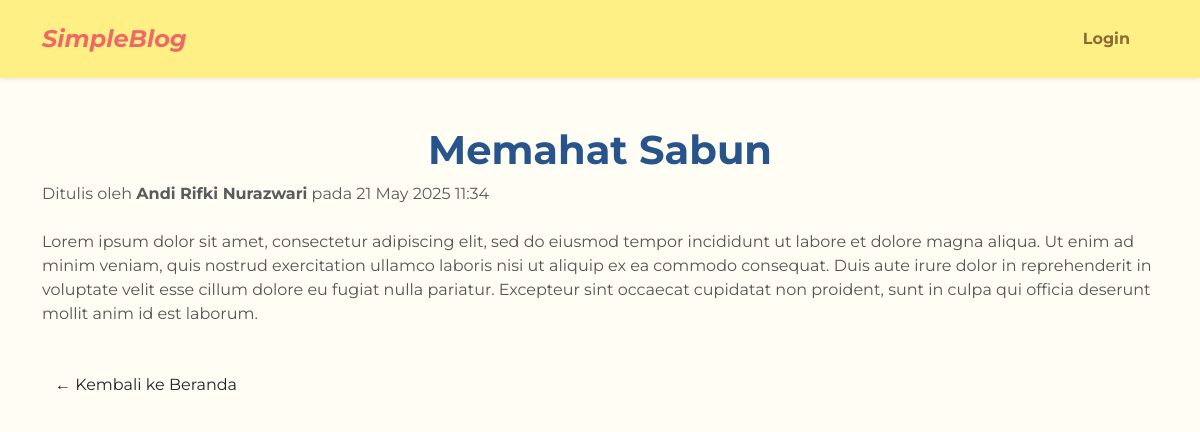
The app's page /post.php?id=9 with its own data.
### tables this page shows
CREATE TABLE `posts` (
  `id` int NOT NULL,
  `user_id` int DEFAULT NULL,
  `category_id` int DEFAULT NULL,
  `title` varchar(255) DEFAULT NULL,
  `content` text,
  `create_at` datetime NOT NULL
);

CREATE TABLE `users` (
  `id` int NOT NULL,
  `fullname` varchar(65) NOT NULL,
  `email` varchar(255) NOT NULL,
  `password` varchar(255) NOT NULL
);

### post.php (the view, shortened to what this page needs)
<?php
require 'config/connection.php';
$fullname = $_SESSION['fullname'] ?? null;
$id = $_GET['id'] ?? null;
$stmt = $connect->prepare("SELECT posts.*, users.fullname FROM posts JOIN users ON posts.user_id = users.id WHERE posts.id = ?");
$stmt->bind_param("i", $id);
$stmt->execute();
$result = $stmt->get_result();
$post = $result->fetch_assoc();
?>
<!DOCTYPE html>
<html>
<head>
  <link href="https://cdn.jsdelivr.net/npm/bootstrap@5.3.0/dist/css/bootstrap.min.css" rel="stylesheet">
  <link href="assets/style.css" rel="stylesheet">
</head>
<body>
<nav class="navbar navbar-expand-lg py-3 shadow-sm">
  <div class="container">
    <a class="navbar-brand fw-bold fs-4" href="beranda.php">SimpleBlog</a>
    <ul class="navbar-nav ms-auto d-flex align-items-center gap-3 mb-0">
      <?php if ($fullname): ?>
        <li class="nav-item">
          <a class="nav-link px-2" href="users/dashboard.php">Halo, <?= htmlspecialchars($fullname) ?></a>
        </li>
        <li class="nav-item">
          <a class="nav-link px-2" href="users/logout.php">Logout</a>
        </li>
      <?php else: ?>
        <li class="nav-item">
          <a class="nav-link px-2" href="users/login.php">Login</a>
        </li>
      <?php endif; ?>
    </ul>
  </div>
</nav>
<div class="container mt-5">
  <h1 class= "text-center fw-bold"><?= htmlspecialchars($post['title']) ?></h1>
  <p class="text-muted">
    Ditulis oleh <strong><?= htmlspecialchars($post['fullname']) ?></strong> pada <?= date('d M Y H:i', strtotime($post['create_at'])) ?>
  </p>
  <div class="mt-4">
    <p><?= nl2br(htmlspecialchars($post['content'])) ?></p>
  </div>
  <a href="beranda.php" class="btn mt-4">← Kembali ke Beranda</a>
</div>
</body>
</html>

### style.css (style rules this page uses)
body { background-color: #FFFDF4; font-family: 'Montserrat', sans-serif; color: #545454; }
.navbar { background-color: #FFF085; font-weight: 600; }
.navbar-brand { font-style: italic; color: #F16767 !important; }
.nav-link { color: #8d6b34 !important; font-weight: bold; margin-right: 20px; }
h1 { color:#27548A ; }

### records on screen
posts: title "Memahat Sabun", user.fullname "Andi Rifki Nurazwari", create_at "21 May 2025 11:34", content "Lorem ipsum dolor sit amet, consectetur adipiscing elit, sed do eiusmod tempor incididunt ut labore et dolore magna aliqua. Ut enim ad minim veniam, quis nostrud exercitation ullamco laboris nisi ut aliquip ex ea commodo consequat. Duis aute irure dolor in reprehenderit in voluptate velit esse cillum dolore eu fugiat nulla pariatur. Excepteur sint occaecat cupidatat non proident, sunt in culpa qui officia deserunt mollit anim id est laborum."
